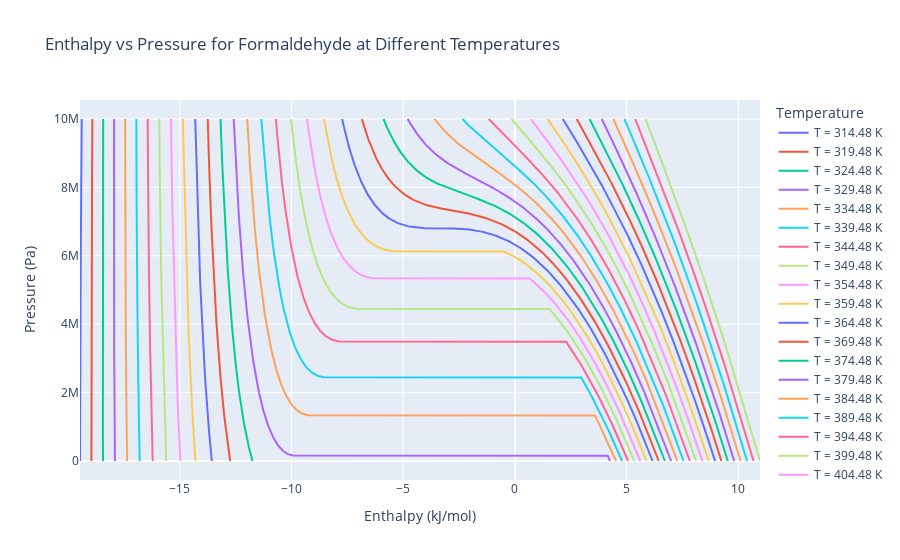

The notebook cell this image was saved under:
### Code cell
%pip install numpy
%pip install scipy
%pip install plotly

import numpy as np
from scipy.optimize import minimize_scalar

# Constants in SI units
Trs = 298.15  # Reference temperature in K
a1 = 9.48*4.184  # J/mol
b1 = 0.00914*4.184  # J/(mol*K)
c1 = -6.4e-7*4.184  # J/(mol*K^2)

R = 8.314  # J/(mol*K)
Tc = 414.48  # K
Pc = 6.8e6  # Pa
w = 0.215  # dimensionless

# Peng-Robinson equation parameters
a = 0.45724 * (R**2 * Tc**2) / Pc  # Pa * m^6 / mol^2
b = 0.07780 * R * Tc / Pc  # m^3 / mol


# Define the pressure function
def calculate_pressure(Vm, T):
    k = 0.37464 + 1.54226*w - 0.26992*w**2 
    alpha = (1 + k * (1 - np.sqrt(T / Tc)))**2
    return (R * T / (Vm - b)) - (a * alpha / (Vm**2 + 2 * b * Vm - b**2))
# Pre-calculated on input parameters
def calc_a(T):
    kappa = 0.37464 + 1.54226*w - 0.26992*w**2     # Peng-Robinson kappa
    return 0.45724 * R**2 * Tc**2 / Pc * (1 + kappa * (1 - np.sqrt(T/Tc)))**2

def calc_b():
    return 0.07780 * R * Tc / Pc

# Compressibility factor cubic equation coefficients
def cubic_eq_coeffs(A, B):
    return [1, -(1 - B), A - 3*B**2 - 2*B, -(A*B - B**2 - B**3)]

# Solving for Z (compressibility factor)
def solve_cubic(A, B):
    coeffs = cubic_eq_coeffs(A, B)
    roots = np.roots(coeffs)
    roots_real = np.real(roots[np.isreal(roots)])   # Only real roots
    return roots_real 

# Calculating Z, V, H, S
def calculate_properties(T, P):
    A = calc_a(T) * P / (R * T)**2
    B = calc_b() * P / (R * T)
    Z = solve_cubic(A, B)

    Z1 = min(Z)
    Z3 = max(Z)

    # Molar volume V = ZRT/P
    V1 = 1000 * Z1 * R * T / P
    V3 = 1000 * Z3 * R * T / P
    return Z1 , Z3, V1, V3

# Integrals for Cp and Cp/T
def integral_Cp(T, Trs):
    term1 = a1 * (T - Trs)
    term2 = (b1 / 2) * (T**2 - Trs**2)
    term3 = (c1 / 3) * (T**3 - Trs**3)
    return term1 + term2 + term3

def d_alpha(T):
    k = 0.37464 + 1.54226*w - 0.26992*w**2    # Peng-Robinson k
    return - (1 + k*(1 - np.sqrt(T/Tc))) * ( k / Tc * np.sqrt(Tc/T))

def delta_H(T, P):
    k = 0.37464 + 1.54226*w - 0.26992*w**2    # Peng-Robinson k
    alpha = (1 + k * (1 - np.sqrt(T/Tc)))**2
    b = calc_b()
    B = b * P / (R * T)
    Z1, Z3 , V1, V3 = calculate_properties(T, P)
    H1 = R * T * (Z1 - 1) +(( T * a * d_alpha(T) - (a * alpha)) * np.log((Z1 + B + B * np.sqrt(2)) / (Z1 + B - B * np.sqrt(2))))/(2* np.sqrt(2) * b )
    H3 = R * T * (Z3 - 1) +(( T * a * d_alpha(T) - (a * alpha)) * np.log((Z3 + B + B * np.sqrt(2)) / (Z3 + B - B * np.sqrt(2))))/(2* np.sqrt(2) * b )
    return H1, H3 

def calc_H(T , P , Trs):
    H1 ,H3 =  delta_H(T, P)
    dH1 = H1 + integral_Cp(T, Trs)
    dH3 = H3 + integral_Cp(T, Trs)
    return dH1 , dH3

def compute_integral(P, R, T, a, b, P_min, k=0.001):
    Z1 , Z3 ,V1, V2 = calculate_properties(T, P)
    kappa = 0.37464 + 1.54226*w - 0.26992*w**2 
    alpha = (1 + kappa * (1 - np.sqrt(T / Tc)))**2
    a = a * alpha
    
    # Define the integral function
    def integral_function(V):
        term1 = R * T * np.log(abs(V - b))
        term2 = -(a / (2 * b * np.sqrt(2))) * np.log(abs((V + b - b * np.sqrt(2)) / (V + b + b * np.sqrt(2))))
        return term1 + term2
    
    integral_value = integral_function(V2) - integral_function(V1)
    
    while P > P_min:
        residual = integral_value - (V2 - V1) * P
        if abs(residual) < k:
            return P
        P -= 1  
    
    print("Stopped as P reached P_min without convergence.")
    return P



# Define temperature range for plotting

temperature_list = np.arange(314.48,500,5)   # Example temperatures in Kelvin
pressure_values = np.linspace(1, 10e6, 1000)     # Pressure range in bar



# Initialize plot
import plotly.graph_objects as go

fig = go.Figure()

# Loop over each temperature and calculate V for each P
for T in temperature_list:
    
    # Find the local maximum and minimum pressures for the given temperature
    result = minimize_scalar(lambda Vm: -calculate_pressure(Vm, T), bounds=(0.00005, 0.01), method='bounded')
    result_min = minimize_scalar(lambda Vm: calculate_pressure(Vm, T), bounds=(0.00005, 0.01), method='bounded')

    V_max = result.x
    P_max = -result.fun
    V_min = result_min.x
    P_min = -result_min.fun

    # Calculate the saturation pressure for the temperature T
    P_sat = compute_integral(P_max, R, T, a, b, P_min)

    # Generate the PV curve for the temperature T
    Vm = np.linspace(0.00005, 0.01, 1000)  # m^3/mol, narrow around the critical region

    H_values = []
    for P in pressure_values:
        H1 , H3 = calc_H(T, P, Trs)
        H1/=1000
        H3/=1000
        # Check if H is a scalar
        if H1 == H3:
            H_values.append(H1)
        elif P > P_sat:
            H_values.append(H1)
        else:
            H_values.append(H3)

    # Plot the enthalpy curve for the current temperature
    fig.add_trace(go.Scatter(x=H_values, y=pressure_values, mode='lines', name=f'T = {T} K'))

# Add labels and legend
fig.update_layout(
    title='Enthalpy vs Pressure for Formaldehyde at Different Temperatures',
    xaxis_title='Enthalpy (kJ/mol)',
    yaxis_title='Pressure (Pa)',
    legend_title='Temperature'
)

fig.show()

### Figure 1 — Plotly figure (JSON) as saved in the notebook; plotly's stock layout.template omitted (floating-point values rounded to 4 significant figures; data arrays with more than 128 entries replaced by an {"elided": "..."} marker saying what was removed)
{"data": [{"mode": "lines", "name": "T = 314.48 K", "type": "scatter", "x": {"elided": "1000 float values"}, "y": {"elided": "1000 float values"}}, {"mode": "lines", "name": "T = 319.48 K", "type": "scatter", "x": {"elided": "1000 float values"}, "y": {"elided": "1000 float values"}}, {"mode": "lines", "name": "T = 324.48 K", "type": "scatter", "x": {"elided": "1000 float values"}, "y": {"elided": "1000 float values"}}, {"mode": "lines", "name": "T = 329.48 K", "type": "scatter", "x": {"elided": "1000 float values"}, "y": {"elided": "1000 float values"}}, {"mode": "lines", "name": "T = 334.48 K", "type": "scatter", "x": {"elided": "1000 float values"}, "y": {"elided": "1000 float values"}}, {"mode": "lines", "name": "T = 339.48 K", "type": "scatter", "x": {"elided": "1000 float values"}, "y": {"elided": "1000 float values"}}, {"mode": "lines", "name": "T = 344.48 K", "type": "scatter", "x": {"elided": "1000 float values"}, "y": {"elided": "1000 float values"}}, {"mode": "lines", "name": "T = 349.48 K", "type": "scatter", "x": {"elided": "1000 float values"}, "y": {"elided": "1000 float values"}}, {"mode": "lines", "name": "T = 354.48 K", "type": "scatter", "x": {"elided": "1000 float values"}, "y": {"elided": "1000 float values"}}, {"mode": "lines", "name": "T = 359.48 K", "type": "scatter", "x": {"elided": "1000 float values"}, "y": {"elided": "1000 float values"}}, {"mode": "lines", "name": "T = 364.48 K", "type": "scatter", "x": {"elided": "1000 float values"}, "y": {"elided": "1000 float values"}}, {"mode": "lines", "name": "T = 369.48 K", "type": "scatter", "x": {"elided": "1000 float values"}, "y": {"elided": "1000 float values"}}, {"mode": "lines", "name": "T = 374.48 K", "type": "scatter", "x": {"elided": "1000 float values"}, "y": {"elided": "1000 float values"}}, {"mode": "lines", "name": "T = 379.48 K", "type": "scatter", "x": {"elided": "1000 float values"}, "y": {"elided": "1000 float values"}}, {"mode": "lines", "name": "T = 384.48 K", "type": "scatter", "x": {"elided": "1000 float values"}, "y": {"elided": "1000 float values"}}, {"mode": "lines", "name": "T = 389.48 K", "type": "scatter", "x": {"elided": "1000 float values"}, "y": {"elided": "1000 float values"}}, {"mode": "lines", "name": "T = 394.48 K", "type": "scatter", "x": {"elided": "1000 float values"}, "y": {"elided": "1000 float values"}}, {"mode": "lines", "name": "T = 399.48 K", "type": "scatter", "x": {"elided": "1000 float values"}, "y": {"elided": "1000 float values"}}, {"mode": "lines", "name": "T = 404.48 K", "type": "scatter", "x": {"elided": "1000 float values"}, "y": {"elided": "1000 float values"}}, {"mode": "lines", "name": "T = 409.48 K", "type": "scatter", "x": {"elided": "1000 float values"}, "y": {"elided": "1000 float values"}}, {"mode": "lines", "name": "T = 414.48 K", "type": "scatter", "x": {"elided": "1000 float values"}, "y": {"elided": "1000 float values"}}, {"mode": "lines", "name": "T = 419.48 K", "type": "scatter", "x": {"elided": "1000 float values"}, "y": {"elided": "1000 float values"}}, {"mode": "lines", "name": "T = 424.48 K", "type": "scatter", "x": {"elided": "1000 float values"}, "y": {"elided": "1000 float values"}}, {"mode": "lines", "name": "T = 429.48 K", "type": "scatter", "x": {"elided": "1000 float values"}, "y": {"elided": "1000 float values"}}, {"mode": "lines", "name": "T = 434.48 K", "type": "scatter", "x": {"elided": "1000 float values"}, "y": {"elided": "1000 float values"}}, {"mode": "lines", "name": "T = 439.48 K", "type": "scatter", "x": {"elided": "1000 float values"}, "y": {"elided": "1000 float values"}}, {"mode": "lines", "name": "T = 444.48 K", "type": "scatter", "x": {"elided": "1000 float values"}, "y": {"elided": "1000 float values"}}, {"mode": "lines", "name": "T = 449.48 K", "type": "scatter", "x": {"elided": "1000 float values"}, "y": {"elided": "1000 float values"}}, {"mode": "lines", "name": "T = 454.48 K", "type": "scatter", "x": {"elided": "1000 float values"}, "y": {"elided": "1000 float values"}}, {"mode": "lines", "name": "T = 459.48 K", "type": "scatter", "x": {"elided": "1000 float values"}, "y": {"elided": "1000 float values"}}, {"mode": "lines", "name": "T = 464.48 K", "type": "scatter", "x": {"elided": "1000 float values"}, "y": {"elided": "1000 float values"}}, {"mode": "lines", "name": "T = 469.48 K", "type": "scatter", "x": {"elided": "1000 float values"}, "y": {"elided": "1000 float values"}}, {"mode": "lines", "name": "T = 474.48 K", "type": "scatter", "x": {"elided": "1000 float values"}, "y": {"elided": "1000 float values"}}, {"mode": "lines", "name": "T = 479.48 K", "type": "scatter", "x": {"elided": "1000 float values"}, "y": {"elided": "1000 float values"}}, {"mode": "lines", "name": "T = 484.48 K", "type": "scatter", "x": {"elided": "1000 float values"}, "y": {"elided": "1000 float values"}}, {"mode": "lines", "name": "T = 489.48 K", "type": "scatter", "x": {"elided": "1000 float values"}, "y": {"elided": "1000 float values"}}, {"mode": "lines", "name": "T = 494.48 K", "type": "scatter", "x": {"elided": "1000 float values"}, "y": {"elided": "1000 float values"}}, {"mode": "lines", "name": "T = 499.48 K", "type": "scatter", "x": {"elided": "1000 float values"}, "y": {"elided": "1000 float values"}}], "layout": {"legend": {"title": {"text": "Temperature"}}, "title": {"text": "Enthalpy vs Pressure for Formaldehyde at Different Temperatures"}, "xaxis": {"title": {"text": "Enthalpy (kJ/mol)"}}, "yaxis": {"title": {"text": "Pressure (Pa)"}}}}
